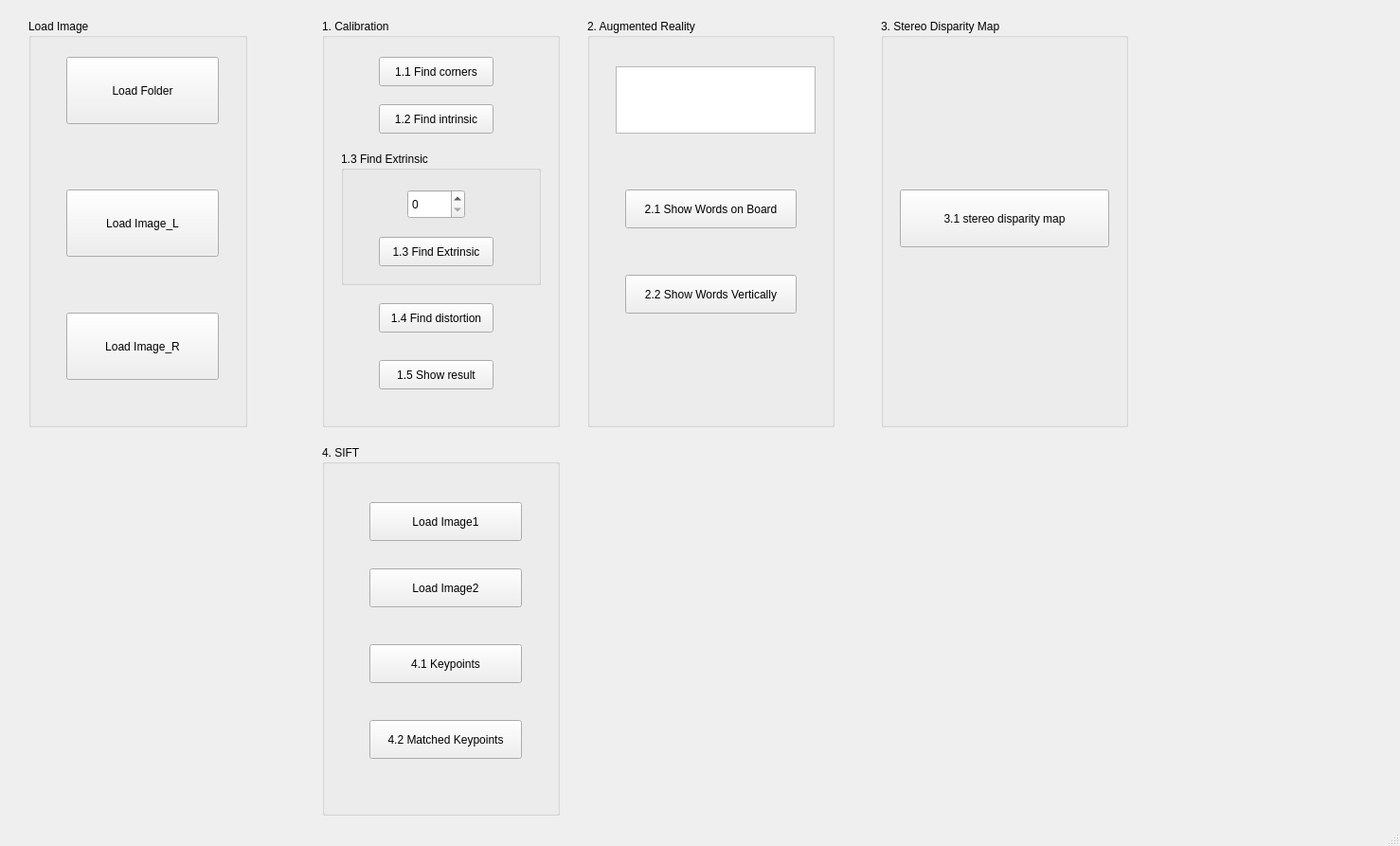
<?xml version="1.0" encoding="UTF-8"?>
<ui version="4.0">
 <class>MainWindow</class>
 <widget class="QMainWindow" name="MainWindow">
  <property name="geometry">
   <rect>
    <x>0</x>
    <y>0</y>
    <width>1478</width>
    <height>893</height>
   </rect>
  </property>
  <property name="windowTitle">
   <string>MainWindow</string>
  </property>
  <widget class="QWidget" name="centralwidget">
   <widget class="QGroupBox" name="groupBox">
    <property name="geometry">
     <rect>
      <x>30</x>
      <y>20</y>
      <width>231</width>
      <height>431</height>
     </rect>
    </property>
    <property name="styleSheet">
     <string notr="true">font: 16pt &quot;Times New Roman&quot;;</string>
    </property>
    <property name="title">
     <string>Load Image</string>
    </property>
    <widget class="QPushButton" name="pushButton_Load_Folder">
     <property name="geometry">
      <rect>
       <x>40</x>
       <y>40</y>
       <width>161</width>
       <height>71</height>
      </rect>
     </property>
     <property name="text">
      <string>Load Folder</string>
     </property>
    </widget>
    <widget class="QPushButton" name="pushButton_Load_Image_L">
     <property name="geometry">
      <rect>
       <x>40</x>
       <y>180</y>
       <width>161</width>
       <height>71</height>
      </rect>
     </property>
     <property name="text">
      <string>Load Image_L</string>
     </property>
    </widget>
    <widget class="QPushButton" name="pushButton_Load_Image_R">
     <property name="geometry">
      <rect>
       <x>40</x>
       <y>310</y>
       <width>161</width>
       <height>71</height>
      </rect>
     </property>
     <property name="text">
      <string>Load Image_R</string>
     </property>
    </widget>
   </widget>
   <widget class="QGroupBox" name="groupBox_2">
    <property name="geometry">
     <rect>
      <x>340</x>
      <y>20</y>
      <width>251</width>
      <height>431</height>
     </rect>
    </property>
    <property name="styleSheet">
     <string notr="true">font: 16pt &quot;Times New Roman&quot;;</string>
    </property>
    <property name="title">
     <string>1. Calibration</string>
    </property>
    <widget class="QGroupBox" name="groupBox_3">
     <property name="geometry">
      <rect>
       <x>20</x>
       <y>140</y>
       <width>211</width>
       <height>141</height>
      </rect>
     </property>
     <property name="styleSheet">
      <string notr="true">font: 12pt &quot;Times New Roman&quot;;</string>
     </property>
     <property name="title">
      <string>1.3 Find Extrinsic</string>
     </property>
     <widget class="QPushButton" name="pushButton_Find_Extrinsic">
      <property name="geometry">
       <rect>
        <x>40</x>
        <y>90</y>
        <width>121</width>
        <height>31</height>
       </rect>
      </property>
      <property name="styleSheet">
       <string notr="true">font: 12pt &quot;Times New Roman&quot;;</string>
      </property>
      <property name="text">
       <string>1.3 Find Extrinsic</string>
      </property>
     </widget>
     <widget class="QSpinBox" name="spinBox_Find_Extrinsic">
      <property name="geometry">
       <rect>
        <x>70</x>
        <y>40</y>
        <width>61</width>
        <height>31</height>
       </rect>
      </property>
     </widget>
    </widget>
    <widget class="QPushButton" name="pushButton_Find_Corners">
     <property name="geometry">
      <rect>
       <x>60</x>
       <y>40</y>
       <width>121</width>
       <height>31</height>
      </rect>
     </property>
     <property name="styleSheet">
      <string notr="true">font: 12pt &quot;Times New Roman&quot;;</string>
     </property>
     <property name="text">
      <string>1.1 Find corners</string>
     </property>
    </widget>
    <widget class="QPushButton" name="pushButton_Find_Intrinsic">
     <property name="geometry">
      <rect>
       <x>60</x>
       <y>90</y>
       <width>121</width>
       <height>31</height>
      </rect>
     </property>
     <property name="styleSheet">
      <string notr="true">font: 12pt &quot;Times New Roman&quot;;</string>
     </property>
     <property name="text">
      <string>1.2 Find intrinsic</string>
     </property>
    </widget>
    <widget class="QPushButton" name="pushButton_Find_Distortion">
     <property name="geometry">
      <rect>
       <x>60</x>
       <y>300</y>
       <width>121</width>
       <height>31</height>
      </rect>
     </property>
     <property name="styleSheet">
      <string notr="true">font: 12pt &quot;Times New Roman&quot;;</string>
     </property>
     <property name="text">
      <string>1.4 Find distortion</string>
     </property>
    </widget>
    <widget class="QPushButton" name="pushButton_Show_Result">
     <property name="geometry">
      <rect>
       <x>60</x>
       <y>360</y>
       <width>121</width>
       <height>31</height>
      </rect>
     </property>
     <property name="styleSheet">
      <string notr="true">font: 12pt &quot;Times New Roman&quot;;</string>
     </property>
     <property name="text">
      <string>1.5 Show result</string>
     </property>
    </widget>
   </widget>
   <widget class="QGroupBox" name="groupBox_4">
    <property name="geometry">
     <rect>
      <x>620</x>
      <y>20</y>
      <width>261</width>
      <height>431</height>
     </rect>
    </property>
    <property name="styleSheet">
     <string notr="true">font: 16pt &quot;Times New Roman&quot;;</string>
    </property>
    <property name="title">
     <string>2. Augmented Reality</string>
    </property>
    <widget class="QTextEdit" name="textEdit_Augmented_Reality">
     <property name="geometry">
      <rect>
       <x>30</x>
       <y>50</y>
       <width>211</width>
       <height>71</height>
      </rect>
     </property>
    </widget>
    <widget class="QPushButton" name="pushButton_Show_Words_On_Board">
     <property name="geometry">
      <rect>
       <x>40</x>
       <y>180</y>
       <width>181</width>
       <height>41</height>
      </rect>
     </property>
     <property name="styleSheet">
      <string notr="true">font: 12pt &quot;Times New Roman&quot;;</string>
     </property>
     <property name="text">
      <string>2.1 Show Words on Board</string>
     </property>
    </widget>
    <widget class="QPushButton" name="pushButton_Show_Words_Vertically">
     <property name="geometry">
      <rect>
       <x>40</x>
       <y>270</y>
       <width>181</width>
       <height>41</height>
      </rect>
     </property>
     <property name="styleSheet">
      <string notr="true">font: 12pt &quot;Times New Roman&quot;;</string>
     </property>
     <property name="text">
      <string>2.2 Show Words Vertically</string>
     </property>
    </widget>
   </widget>
   <widget class="QGroupBox" name="groupBox_5">
    <property name="geometry">
     <rect>
      <x>930</x>
      <y>20</y>
      <width>261</width>
      <height>431</height>
     </rect>
    </property>
    <property name="styleSheet">
     <string notr="true">font: 16pt &quot;Times New Roman&quot;;</string>
    </property>
    <property name="title">
     <string>3. Stereo Disparity Map</string>
    </property>
    <widget class="QPushButton" name="pushButton_Stereo_Disparity_Map">
     <property name="geometry">
      <rect>
       <x>20</x>
       <y>180</y>
       <width>221</width>
       <height>61</height>
      </rect>
     </property>
     <property name="styleSheet">
      <string notr="true">font: 12pt &quot;Times New Roman&quot;;</string>
     </property>
     <property name="text">
      <string>3.1 stereo disparity map</string>
     </property>
    </widget>
   </widget>
   <widget class="QGroupBox" name="groupBox_6">
    <property name="geometry">
     <rect>
      <x>340</x>
      <y>470</y>
      <width>251</width>
      <height>391</height>
     </rect>
    </property>
    <property name="styleSheet">
     <string notr="true">font: 16pt &quot;Times New Roman&quot;;</string>
    </property>
    <property name="title">
     <string>4. SIFT</string>
    </property>
    <widget class="QPushButton" name="pushButton_Load_Image1">
     <property name="geometry">
      <rect>
       <x>50</x>
       <y>60</y>
       <width>161</width>
       <height>41</height>
      </rect>
     </property>
     <property name="styleSheet">
      <string notr="true">font: 12pt &quot;Times New Roman&quot;;</string>
     </property>
     <property name="text">
      <string>Load Image1</string>
     </property>
    </widget>
    <widget class="QPushButton" name="pushButton_Load_Image2">
     <property name="geometry">
      <rect>
       <x>50</x>
       <y>130</y>
       <width>161</width>
       <height>41</height>
      </rect>
     </property>
     <property name="styleSheet">
      <string notr="true">font: 12pt &quot;Times New Roman&quot;;</string>
     </property>
     <property name="text">
      <string>Load Image2</string>
     </property>
    </widget>
    <widget class="QPushButton" name="pushButton_Keypoints">
     <property name="geometry">
      <rect>
       <x>50</x>
       <y>210</y>
       <width>161</width>
       <height>41</height>
      </rect>
     </property>
     <property name="styleSheet">
      <string notr="true">font: 12pt &quot;Times New Roman&quot;;</string>
     </property>
     <property name="text">
      <string>4.1 Keypoints</string>
     </property>
    </widget>
    <widget class="QPushButton" name="pushButton_Matched_Keypoints">
     <property name="geometry">
      <rect>
       <x>50</x>
       <y>290</y>
       <width>161</width>
       <height>41</height>
      </rect>
     </property>
     <property name="styleSheet">
      <string notr="true">font: 12pt &quot;Times New Roman&quot;;</string>
     </property>
     <property name="text">
      <string>4.2 Matched Keypoints</string>
     </property>
    </widget>
   </widget>
  </widget>
  <widget class="QMenuBar" name="menubar">
   <property name="geometry">
    <rect>
     <x>0</x>
     <y>0</y>
     <width>1478</width>
     <height>21</height>
    </rect>
   </property>
  </widget>
  <widget class="QStatusBar" name="statusbar"/>
 </widget>
 <resources/>
 <connections/>
</ui>
